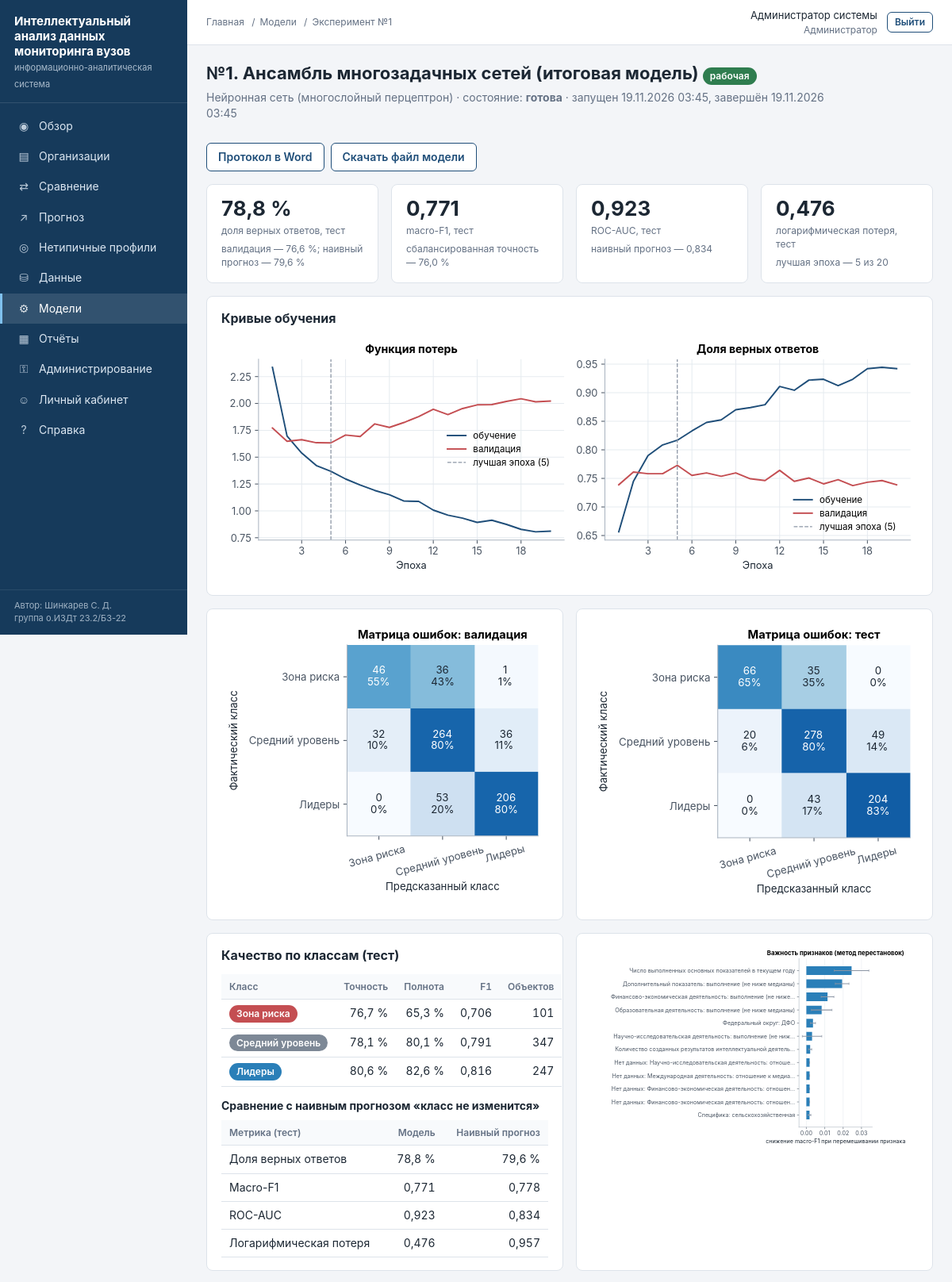
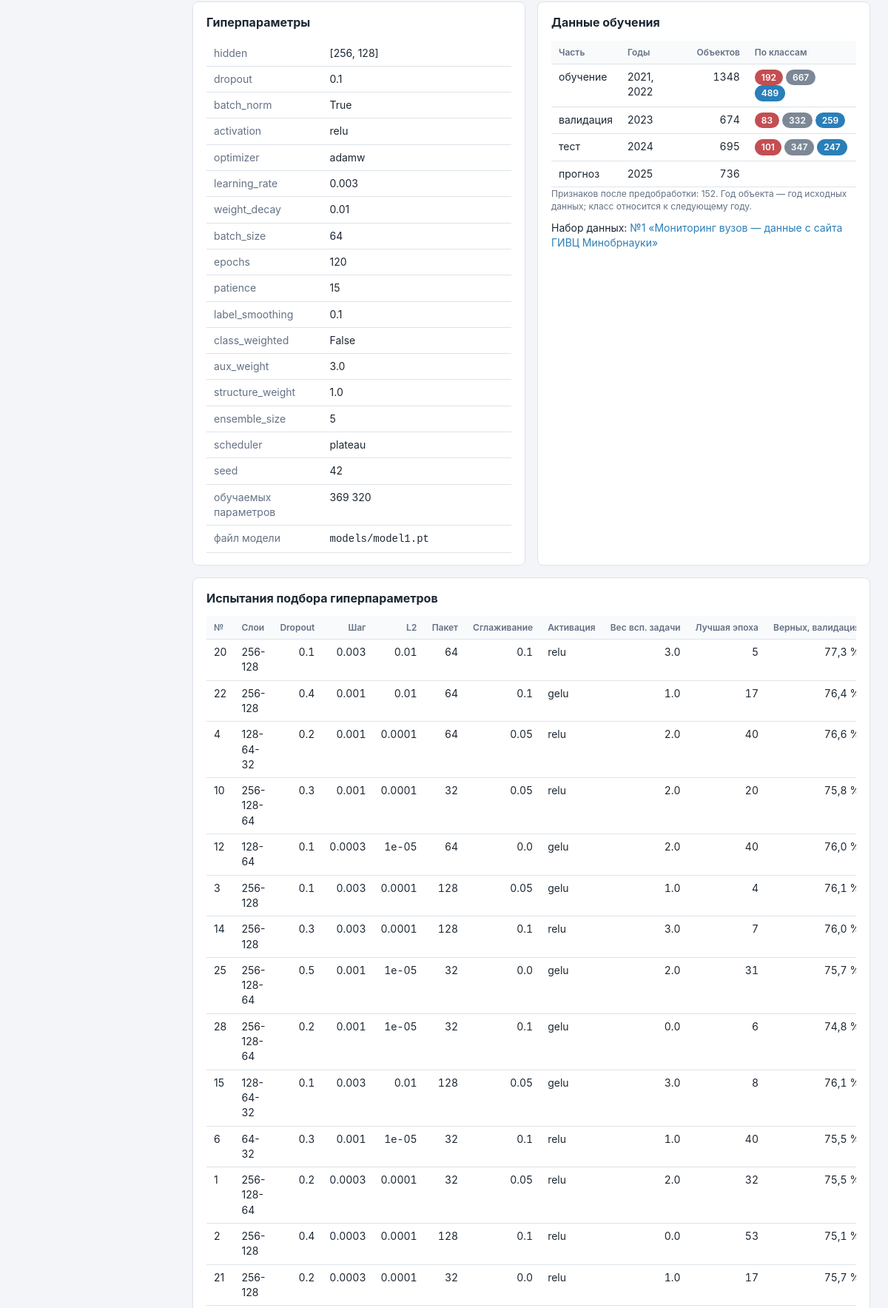
Page /models/1 (signed in, upper part) on the committed database (2 pictures, top to bottom).
### vuzmon/db/models.py (models this page shows)
class Base(DeclarativeBase):
    """Общий базовый класс всех таблиц."""

class User(Base):
    __tablename__ = "users"
    id: Mapped[int] = mapped_column(Integer, primary_key=True)
    login: Mapped[str] = mapped_column(String(64), unique=True)
    password_hash: Mapped[str] = mapped_column(String(255))          # пароль хранится только в виде хеша
    full_name: Mapped[str] = mapped_column(String(128), default="")
    email: Mapped[str] = mapped_column(String(128), default="")
    position: Mapped[str] = mapped_column(String(128), default="")   # должность
    role_id: Mapped[int] = mapped_column(ForeignKey("roles.id"))
    is_active: Mapped[bool] = mapped_column(Boolean, default=True)
    created_at: Mapped[datetime] = mapped_column(DateTime, default=datetime.now)
    last_login_at: Mapped[datetime] = mapped_column(DateTime, nullable=True)
    role: Mapped[Role] = relationship(back_populates="users")

class Role(Base):
    __tablename__ = "roles"
    id: Mapped[int] = mapped_column(Integer, primary_key=True)
    code: Mapped[str] = mapped_column(String(32), unique=True)       # admin / analyst / viewer
    title: Mapped[str] = mapped_column(String(64))                   # название на русском
    description: Mapped[str] = mapped_column(String(255), default="")
    users: Mapped[list["User"]] = relationship(back_populates="role")

class Experiment(Base):
    __tablename__ = "experiments"
    id: Mapped[int] = mapped_column(Integer, primary_key=True)
    name: Mapped[str] = mapped_column(String(128))
    model_type: Mapped[str] = mapped_column(String(32))              # mlp / autoencoder / logreg / boosting ...
    params_json: Mapped[str] = mapped_column(Text, default="{}")     # гиперпараметры
    metrics_json: Mapped[str] = mapped_column(Text, default="{}")    # итоговые метрики качества
    status: Mapped[str] = mapped_column(String(16), default="new")   # new / running / done / failed
    message: Mapped[str] = mapped_column(Text, default="")           # текст ошибки или примечание
    model_file: Mapped[str] = mapped_column(String(255), default="") # путь к сохранённой модели
    is_active: Mapped[bool] = mapped_column(Boolean, default=False)  # используется ли для прогнозов
    dataset_id: Mapped[int] = mapped_column(ForeignKey("datasets.id"), nullable=True)
    created_by: Mapped[int] = mapped_column(ForeignKey("users.id"), nullable=True)
    started_at: Mapped[datetime] = mapped_column(DateTime, default=datetime.now)
    finished_at: Mapped[datetime] = mapped_column(DateTime, nullable=True)
    author: Mapped[User] = relationship()
    dataset: Mapped[Dataset] = relationship()
    epochs: Mapped[list["ExperimentEpoch"]] = relationship(
        back_populates="experiment", cascade="all, delete-orphan", order_by="ExperimentEpoch.epoch")

class Dataset(Base):
    __tablename__ = "datasets"
    id: Mapped[int] = mapped_column(Integer, primary_key=True)
    name: Mapped[str] = mapped_column(String(128))
    source: Mapped[str] = mapped_column(String(32))                  # site — сбор с сайта, file — загрузка файла
    location: Mapped[str] = mapped_column(String(512), default="")   # каталог или файл с данными
    years: Mapped[str] = mapped_column(String(64), default="")
    rows_count: Mapped[int] = mapped_column(Integer, default=0)
    description: Mapped[str] = mapped_column(Text, default="")
    created_by: Mapped[int] = mapped_column(ForeignKey("users.id"), nullable=True)
    created_at: Mapped[datetime] = mapped_column(DateTime, default=datetime.now)
    author: Mapped[User] = relationship()

### webapp/views_models.py (the view)
@bp.route("/<int:experiment_id>")
@security.roles_required(*security.ROLE_ANALYST)
def detail(experiment_id: int):
    db = get_session()
    experiment = _experiment_or_404(db, experiment_id)
    metrics = json.loads(experiment.metrics_json or "{}")
    params = json.loads(experiment.params_json or "{}")
    history = _history(experiment)
    charts = {}
    if history:
        charts["curves"] = plots.to_svg(plots.learning_curves(history, metrics.get("best_epoch")))
    for part, title in (("val", "Матрица ошибок: валидация"), ("test", "Матрица ошибок: тест")):
        if metrics.get(part, {}).get("confusion_matrix"):
            charts[part] = plots.to_svg(plots.confusion_matrix(metrics[part]["confusion_matrix"],
                                                               CLASS_NAMES, title))
    if metrics.get("importance"):
        titles = queries.indicator_titles(db)
        top = metrics["importance"][:12]
        charts["importance"] = plots.to_svg(plots.horizontal_bars(
            [explain.feature_title(row["feature"], titles) for row in top],
            [row["importance"] for row in top], "Важность признаков (метод перестановок)",
            "снижение macro-F1 при перемешивании признака", errors=[row["std"] for row in top]))
    return render_template(
        "model_detail.html", crumbs=[("Модели", url_for("models.index")), (f"Эксперимент №{experiment.id}", None)],
        experiment=experiment, metrics=metrics, params=params, charts=charts, epochs=len(history),
        model_types=jobs.MODEL_TYPES, status_titles=STATUS_TITLES,
        can_activate=experiment.status == "done" and experiment.model_type in ("mlp", "search", "autoencoder"))

### webapp/templates/model_detail.html (shortened to what this page needs)
{% extends "base.html" %}
{% from "_macros.html" import csrf with context %}
{% block content %}
<div class="page-head">
  <div>
    <h1>№{{ experiment.id }}. {{ experiment.name }}
      {% if experiment.is_active %}<span class="badge ok">рабочая</span>{% endif %}</h1>
    <p class="lead">{{ model_types.get(experiment.model_type, experiment.model_type) }} ·
      состояние: <b>{{ status_titles.get(experiment.status, experiment.status) }}</b> ·
      запущен {{ experiment.started_at|dt }}{% if experiment.finished_at %}, завершён {{ experiment.finished_at|dt }}{% endif %}</p>
  </div>
  <div class="actions">
    {% if experiment.status == 'done' %}
      <a class="btn secondary" href="{{ url_for('reports.experiment_docx', experiment_id=experiment.id) }}">Протокол в Word</a>
      {% if experiment.model_file %}<a class="btn secondary" href="{{ url_for('models.download', experiment_id=experiment.id) }}">Скачать файл модели</a>{% endif %}
    {% endif %}
  </div>
</div>
{% if metrics.test %}
<div class="grid c4">
  <div class="card kpi"><div class="value">{{ metrics.test.accuracy|pct }}</div><div class="label">доля верных ответов, тест</div>
    <div class="hint muted">валидация — {{ metrics.val.accuracy|pct }}{% if metrics.persistence %}; наивный прогноз — {{ metrics.persistence.test.accuracy|pct }}{% endif %}</div></div>
  <div class="card kpi"><div class="value">{{ metrics.test.macro_f1|num(3) }}</div><div class="label">macro-F1, тест</div>
    <div class="hint muted">сбалансированная точность — {{ metrics.test.balanced_accuracy|pct }}</div></div>
  <div class="card kpi"><div class="value">{{ metrics.test.macro_auc|num(3) }}</div><div class="label">ROC-AUC, тест</div>
    <div class="hint muted">{% if metrics.persistence %}наивный прогноз — {{ metrics.persistence.test.macro_auc|num(3) }}{% endif %}</div></div>
  <div class="card kpi"><div class="value">{{ metrics.test.log_loss|num(3) }}</div><div class="label">логарифмическая потеря, тест</div>
    <div class="hint muted">{% if metrics.best_epoch %}лучшая эпоха — {{ metrics.best_epoch }} из {{ metrics.epochs_run }}{% endif %}</div></div>
</div>
{% endif %}
{% if charts.curves and experiment.status not in ('new', 'running') %}
<div class="card"><h2>Кривые обучения</h2><div class="chart">{{ charts.curves|safe }}</div></div>
{% endif %}
{% if charts.val or charts.test %}
<div class="grid c2">
  {% if charts.val %}<div class="card"><div class="chart">{{ charts.val|safe }}</div></div>{% endif %}
  {% if charts.test %}<div class="card"><div class="chart">{{ charts.test|safe }}</div></div>{% endif %}
</div>
{% endif %}
{% if metrics.test %}
<div class="grid c2">
  <div class="card">
    <h2>Качество по классам (тест)</h2>
    <table class="data">
      <tr><th>Класс</th><th class="num">Точность</th><th class="num">Полнота</th><th class="num">F1</th><th class="num">Объектов</th></tr>
      {% for name in class_names %}
      <tr><td><span class="badge c{{ loop.index0 }}">{{ name }}</span></td>
        <td class="num">{{ metrics.test.precision[loop.index0]|pct }}</td><td class="num">{{ metrics.test.recall[loop.index0]|pct }}</td>
        <td class="num">{{ metrics.test.f1[loop.index0]|num(3) }}</td><td class="num">{{ metrics.test.support[loop.index0] }}</td></tr>
      {% endfor %}
    </table>
    {% if metrics.persistence %}
    <h3>Сравнение с наивным прогнозом «класс не изменится»</h3>
    <table class="data">
      <tr><th>Метрика (тест)</th><th class="num">Модель</th><th class="num">Наивный прогноз</th></tr>
      <tr><td>Доля верных ответов</td><td class="num">{{ metrics.test.accuracy|pct }}</td><td class="num">{{ metrics.persistence.test.accuracy|pct }}</td></tr>
      <tr><td>Macro-F1</td><td class="num">{{ metrics.test.macro_f1|num(3) }}</td><td class="num">{{ metrics.persistence.test.macro_f1|num(3) }}</td></tr>
      <tr><td>ROC-AUC</td><td class="num">{{ metrics.test.macro_auc|num(3) }}</td><td class="num">{{ metrics.persistence.test.macro_auc|num(3) }}</td></tr>
      <tr><td>Логарифмическая потеря</td><td class="num">{{ metrics.test.log_loss|num(3) }}</td><td class="num">{{ metrics.persistence.test.log_loss|num(3) }}</td></tr>
    </table>
    {% endif %}
  </div>
  <div class="card">
    {% if charts.importance %}<div class="chart">{{ charts.importance|safe }}</div>
    {% else %}<h2>Важность признаков</h2><p class="muted">Рассчитывается для нейронной сети.</p>{% endif %}
  </div>
</div>
{% endif %}
<div class="grid c2">
  <div class="card">
    <h2>Гиперпараметры</h2>
    <table class="data kv">
      {% for key, value in params.items() if key != 'best' %}
      <tr><td>{{ key }}</td><td>{{ value }}</td></tr>
      {% endfor %}
      {% if metrics.n_parameters %}<tr><td>обучаемых параметров</td><td>{{ metrics.n_parameters|num }}</td></tr>{% endif %}
      {% if experiment.model_file %}<tr><td>файл модели</td><td><code>{{ experiment.model_file }}</code></td></tr>{% endif %}
    </table>
  </div>
  <div class="card">
    <h2>Данные обучения</h2>
    {% if metrics.data %}
    <table class="data">
      <tr><th>Часть</th><th>Годы</th><th class="num">Объектов</th><th>По классам</th></tr>
      {% for part, title in (('train', 'обучение'), ('val', 'валидация'), ('test', 'тест'), ('future', 'прогноз')) %}
      {% if metrics.data[part] %}
      <tr><td>{{ title }}</td><td>{{ metrics.data[part].years|join(', ') }}</td><td class="num">{{ metrics.data[part].rows }}</td>
        <td>{% for value in metrics.data[part].classes or [] %}<span class="badge c{{ loop.index0 }}">{{ value }}</span> {% endfor %}</td></tr>
      {% endif %}{% endfor %}
    </table>
    <p class="muted small">Признаков после предобработки: {{ metrics.data.n_features }}. Год объекта — год исходных данных; класс относится к следующему году.</p>
    {% else %}<p class="muted">Сведения появятся после завершения обучения.</p>{% endif %}
    {% if experiment.dataset %}<p>Набор данных: <a href="{{ url_for('data.detail', dataset_id=experiment.dataset.id) }}">№{{ experiment.dataset.id }} «{{ experiment.dataset.name }}»</a></p>{% endif %}
  </div>
</div>
{% if metrics.trials %}
<div class="card">
  <h2>Испытания подбора гиперпараметров</h2>
  <div class="table-wrap"><table class="data">
    <tr><th>№</th><th>Слои</th><th class="num">Dropout</th><th class="num">Шаг</th><th class="num">L2</th><th class="num">Пакет</th>
      <th class="num">Сглаживание</th><th>Активация</th><th class="num">Вес всп. задачи</th><th class="num">Лучшая эпоха</th>
      <th class="num">Верных, валидация</th><th class="num">Macro-F1, валидация</th></tr>
    {% for trial in metrics.trials %}
    <tr><td>{{ trial.trial }}</td><td>{{ trial.params.hidden|join('-') }}</td><td class="num">{{ trial.params.dropout }}</td>
      <td class="num">{{ trial.params.learning_rate }}</td><td class="num">{{ trial.params.weight_decay }}</td><td class="num">{{ trial.params.batch_size }}</td>
      <td class="num">{{ trial.params.label_smoothing }}</td><td>{{ trial.params.activation }}</td><td class="num">{{ trial.params.aux_weight }}</td>
      <td class="num">{{ trial.best_epoch }}</td><td class="num">{{ trial.val_accuracy|pct }}</td><td class="num"><b>{{ trial.val_macro_f1|num(3) }}</b></td></tr>
    {% endfor %}
  </table></div>
</div>
{% endif %}
{% endblock %}

### webapp/templates/base.html (shortened to what this page needs)
<!DOCTYPE html>
<html lang="ru">
<head>
  <link rel="stylesheet" href="{{ url_for('static', filename='css/app.css') }}">
</head>
<body>
<div class="layout">
  <aside class="sidebar" id="sidebar">
    <div class="brand">
      <b>Интеллектуальный анализ данных мониторинга вузов</b>
      <span>информационно-аналитическая система</span>
    </div>
    <ul class="menu">
      {% for endpoint, title, icon in menu %}
      <li><a href="{{ url_for(endpoint) }}"
             class="{{ 'active' if active_menu == endpoint else '' }}">
        <span class="icon">{{ icon }}</span>{{ title }}</a></li>
      {% endfor %}
    </ul>
    <div class="sidebar-footer">Автор: Шинкарев С. Д.<br>группа о.ИЗДт 23.2/Б3-22</div>
  </aside>
  <div class="main">
    <header class="topbar">
      <nav class="crumbs" aria-label="Навигационная цепочка">
        <a href="{{ url_for('main.dashboard') }}">Главная</a>
        {% for text, link in crumbs or [] %}
          <span class="sep">/</span>{% if link %}<a href="{{ link }}">{{ text }}</a>{% else %}<span>{{ text }}</span>{% endif %}
        {% endfor %}
      </nav>
      <div class="userbox">
        <div class="right">
          <div>{{ user.full_name or user.login }}</div>
          <div class="role">{{ user.role.title }}</div>
        </div>
        <form method="post" action="{{ url_for('auth.logout') }}" class="inline">
          <button class="btn secondary small" type="submit">Выйти</button>
        </form>
      </div>
    </header>
    <main class="content">
      {% block content %}{% endblock %}
    </main>
  </div>
</div>
</body>
</html>

### rows in the picture
User: full_name "Администратор системы"
Role: role "Администратор"
Experiment: id "1", name "Ансамбль многозадачных сетей (итоговая модель)", get "Нейронная сеть (многослойный перцептрон)", get "готова", started_at|dt "19.11.2026 03:45", finished_at|dt "19.11.2026 03:45", model_file "models/model1.pt"
Dataset: dataset.id "1", dataset.name "Мониторинг вузов — данные с сайта ГИВЦ Минобрнауки"

### other values in the picture
{{ icon }} "◉" "▤" "⇄" "↗" "◎" "⛁" "⚙" "▦" "⚿" "☺" "?"
{{ title }} "Обзор" "Организации" "Сравнение" "Прогноз" "Нетипичные профили" "Данные" "Модели" "Отчёты" "Администрирование" "Личный кабинет" "Справка"
{{ text }} "Модели"
{{ text }} "Эксперимент №1"
{{ metrics.test.accuracy|pct }} "78,8 %"
{{ metrics.val.accuracy|pct }} "76,6 %"
{{ metrics.persistence.test.accuracy|pct }} "79,6 %"
{{ metrics.test.macro_f1|num(3) }} "0,771"
{{ metrics.test.balanced_accuracy|pct }} "76,0 %"
{{ metrics.test.macro_auc|num(3) }} "0,923"
{{ metrics.persistence.test.macro_auc|num(3) }} "0,834"
{{ metrics.test.log_loss|num(3) }} "0,476"
{{ metrics.best_epoch }} "5"
{{ metrics.epochs_run }} "20"
{{ charts.val|safe }} "Зона риска Средний уровень Лидеры Предсказанный класс Зона риска Средний уровень Лидеры Фактический класс 46 55% 36 43% 1 1% 32 10% 264 80% 36 11% 0 0% 53 20% 206 80% Матрица ошибок: валидация"
